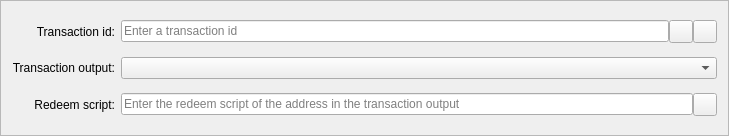
<?xml version="1.0" encoding="UTF-8"?>
<ui version="4.0">
  <class>MultisigInputEntry</class>
  <widget class="QFrame" name="MultisigInputEntry">
    <property name="geometry">
      <rect>
        <x>0</x>
        <y>0</y>
        <width>729</width>
        <height>136</height>
      </rect>
    </property>
    <property name="windowTitle">
      <string>Form</string>
    </property>
    <property name="frameShape">
      <enum>QFrame::StyledPanel</enum>
    </property>
    <property name="frameShadow">
      <enum>QFrame::Sunken</enum>
    </property>
    <layout class="QGridLayout" name="gridLayout">
      <item row="0" column="1">
        <layout class="QHBoxLayout" name="transactionIdLayout">
          <property name="spacing">
            <number>0</number>
          </property>
          <item>
            <widget class="QValidatedLineEdit" name="transactionId">
              <property name="toolTip">
                <string />
              </property>
              <property name="placeholderText">
                <string>Enter a transaction id</string>
              </property>
            </widget>
          </item>
          <item>
            <widget class="QToolButton" name="pasteTransactionIdButton">
              <property name="toolTip">
                <string />
              </property>
              <property name="text">
                <string />
              </property>
              <property name="icon">
                <iconset resource="../silk.qrc">
                  <normaloff>:/icons/editpaste</normaloff>
                  :/icons/editpaste
                </iconset>
              </property>
              <property name="shortcut">
                <string>Alt+P</string>
              </property>
            </widget>
          </item>
          <item>
            <widget class="QToolButton" name="deleteButton">
              <property name="toolTip">
                <string />
              </property>
              <property name="text">
                <string />
              </property>
              <property name="icon">
                <iconset resource="../silk.qrc">
                  <normaloff>:/icons/remove</normaloff>
                  :/icons/remove
                </iconset>
              </property>
            </widget>
          </item>
        </layout>
      </item>
      <item row="0" column="0">
        <widget class="QLabel" name="transactionIdLabel">
          <property name="text">
            <string>Transaction id:</string>
          </property>
          <property name="alignment">
            <set>Qt::AlignRight|Qt::AlignTrailing|Qt::AlignVCenter</set>
          </property>
          <property name="buddy">
            <cstring>transactionId</cstring>
          </property>
        </widget>
      </item>
      <item row="2" column="0">
        <widget class="QLabel" name="transactionOutputLabel">
          <property name="text">
            <string>Transaction output:</string>
          </property>
          <property name="alignment">
            <set>Qt::AlignRight|Qt::AlignTrailing|Qt::AlignVCenter</set>
          </property>
        </widget>
      </item>
      <item row="3" column="0">
        <widget class="QLabel" name="redeemScriptLabel">
          <property name="text">
            <string>Redeem script:</string>
          </property>
          <property name="alignment">
            <set>Qt::AlignRight|Qt::AlignTrailing|Qt::AlignVCenter</set>
          </property>
          <property name="buddy">
            <cstring>redeemScript</cstring>
          </property>
        </widget>
      </item>
      <item row="3" column="1">
        <layout class="QHBoxLayout" name="redeemScriptLayout">
          <property name="spacing">
            <number>0</number>
          </property>
          <item>
            <widget class="QValidatedLineEdit" name="redeemScript">
              <property name="enabled">
                <bool>true</bool>
              </property>
              <property name="toolTip">
                <string />
              </property>
              <property name="placeholderText">
                <string>Enter the redeem script of the address in the transaction output</string>
              </property>
            </widget>
          </item>
          <item>
            <widget class="QToolButton" name="pasteRedeemScriptButton">
              <property name="toolTip">
                <string />
              </property>
              <property name="text">
                <string />
              </property>
              <property name="icon">
                <iconset resource="../silk.qrc">
                  <normaloff>:/icons/editpaste</normaloff>
                  :/icons/editpaste
                </iconset>
              </property>
              <property name="shortcut">
                <string>Alt+A</string>
              </property>
            </widget>
          </item>
        </layout>
      </item>
      <item row="2" column="1">
        <widget class="QComboBox" name="transactionOutput" />
      </item>
    </layout>
  </widget>
  <customwidgets>
    <customwidget>
      <class>QValidatedLineEdit</class>
      <extends>QLineEdit</extends>
      <header>qvalidatedlineedit.h</header>
    </customwidget>
  </customwidgets>
  <resources>
    <include location="../silk.qrc" />
  </resources>
  <connections />
</ui>
